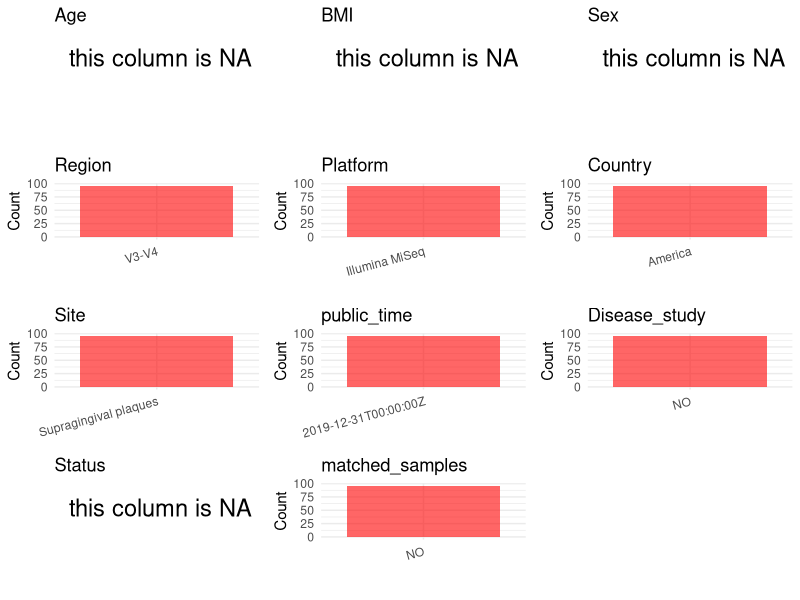

Generate this figure with R: (Note: this script raises an error after producing the figure.)
## ---- chunk 1
library(tidyverse)
library(ggplot2)
library(cowplot)

setwd("C:/Users/zyc/Desktop/oral_project/data/projects/PRJNA555622")
initial_meta <- read.csv("SraRunTable.csv", header = TRUE) 
head(initial_meta)
## ---- chunk 2
metadata <- data.frame(
  BioProject = initial_meta$BioProject,
  Run = initial_meta$Run,
  sample_name = initial_meta$Sample.Name,
  Age = NA, 
  BMI = NA,  
  Sex = NA,
  Platform = initial_meta$Instrument,
  # Country = initial_meta$geo_loc_name_country,
  # Status = initial_meta$Host_disease,
  # Site = initial_meta$isolation_source,
  public_time = initial_meta$ReleaseDate,
  stringsAsFactors = FALSE
)
## ---- chunk 3

 # metadata <- metadata %>%
 #  mutate(Sex = recode(Sex, "female" = "F", "male" = "M"))
 # metadata <- metadata %>%mutate(Age = Age/12)

## ---- chunk 4
metadata$Country = "America"
metadata$Site = "Supragingival plaques"
metadata$Status = NA
metadata$matched_samples = "NO"
metadata$Region = "V3-V4"
metadata$title <- "Ethnic variation of oral microbiota in children"
metadata$Disease_study <- "NO"
metadata$PCR_primers <- "F:TCGTCGGCAGCGTCAGATGTGTATAAGAGACAGCCTACGGGNGGCWGCAG;R:GTCTCGTGGGCTCGGAGATGTGTATAAGAGACAGGACTACHVGGGTATCTAATCC"
head(metadata)
## ---- chunk 5
print(paste("Number of unique runs:", length(unique(metadata$Run))))
print(paste("Number of unique sample names:", length(unique(metadata$sample_name))))
## ---- chunk 6
plot_data <- metadata %>%
  select(-BioProject, -Run, -sample_name, -title)

# Function to create simple plots for each column
create_simple_plots <- function(data) {
  plots <- list()
  
  for (col in colnames(data)) {
    # Check if the column is all NA
    if (all(is.na(data[[col]]))) {
      # Create an empty plot with text indicating all NA
      p <- ggplot() +
        annotate("text", x = 0.5, y = 0.5, label = "this column is NA", size = 6) +
        labs(title = col) +
        theme_void()
    } else if (is.numeric(data[[col]])) {
      # Numeric variable: histogram
      p <- ggplot(data, aes(x = .data[[col]])) +
        geom_histogram(fill = "blue", alpha = 0.6, bins = 20, na.rm = T) +
        labs(title = col) +
        theme_minimal()
    } else {
      # Categorical variable: bar plot (remove NA values)
      count_data <- as.data.frame(table(data[[col]], useNA = "ifany"))
      p <- ggplot(count_data, aes(x = reorder(Var1, -Freq), y = Freq)) +
        geom_col(fill = "red", alpha = 0.6) +
        labs(title = col, x = NULL, y = "Count") +
        theme_minimal() +
        theme(axis.text.x = element_text(angle = 15, hjust = 1))
    }
    plots[[col]] <- p
  }
  
  return(plots)
}


plots <- create_simple_plots(plot_data)
p<-plot_grid(plots$Age, 
          plots$BMI, 
          plots$Sex, 
          plots$Region, 
          plots$Platform, 
          plots$Country, 
          plots$Site,
          plots$public_time, 
          # plots$PCR_primers,
          plots$Disease_study,
          plots$Status,
          plots$matched_samples,# add 
          ncol = 3, align = "hv", axis = "lb")
ggsave("metadata_summary.png", plot = p, width = 8, height = 6, dpi = 150)


## ---- chunk 7
knitr::include_graphics("metadata_summary.png")
## ---- chunk 8
metadata <- metadata[, c(
  "BioProject", "Run", "sample_name", "Age", "BMI", "Sex", 
  "Region", "Platform", "Country", "Site", "public_time", 
  "PCR_primers", "title", "Disease_study", "Status","matched_samples"
)]

write.csv(metadata, file = "metadata.csv", quote = FALSE)
